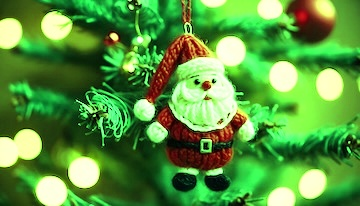
#> input picture pjatk2/santa_zepsuty.jpg, 360 x 206 px
$ python zadanie2.py
#> lines starting #> are read from the running program, lines starting #| are printed output that depends on the picture
import numpy as np
import matplotlib.pyplot as plt
from PIL import Image
# Wczytanie zepsutego obrazu
obraz_zepsuty = Image.open('santa_zepsuty.jpg')
#> obraz_zepsuty is the input picture: PIL image 360x206 RGB; mean R, G, B 87.8, 150.6, 64.4
obraz_array = np.array(obraz_zepsuty)
print("ANALIZA ZEPSUTEGO OBRAZKA")
print(f"Kształt tablicy: {obraz_array.shape}")
#| Kształt tablicy: (206, 360, 3)
print(f"\nŚrednie wartości kanałów:")
print(f" Kanał 0 (R): {obraz_array[:,:,0].mean():.2f}")
#|  Kanał 0 (R): 87.83
print(f" Kanał 1 (G): {obraz_array[:,:,1].mean():.2f}")
#|  Kanał 1 (G): 150.60
print(f" Kanał 2 (B): {obraz_array[:,:,2].mean():.2f}")
#|  Kanał 2 (B): 64.45

obraz_naprawiony = obraz_array.copy()
srednie = [
    obraz_array[:, :, 0].mean(),  #R
    obraz_array[:, :, 1].mean(),  #G
    obraz_array[:, :, 2].mean()   #B
] #wykrycie zepsutego kanału
#> srednie = [87.83, 150.6, 64.45]

kanal_zepsuty = np.argmax(srednie)
#> kanal_zepsuty = 1
print(f"\nZepsuty kanał: {kanal_zepsuty} (0=R, 1=G, 2=B)")
#| Zepsuty kanał: 1 (0=R, 1=G, 2=B)

kanaly_poprawne = [i for i in range(3) if i != kanal_zepsuty]
#> kanaly_poprawne = [0, 2]
wartosc_docelowa = np.mean([srednie[i] for i in kanaly_poprawne]) #wartość referencyjna
#> wartosc_docelowa = 76.14

wspolczynnik = wartosc_docelowa / srednie[kanal_zepsuty]
#> wspolczynnik = 0.506
print(f"Współczynnik skalowania: {wspolczynnik:.3f}")#naprawa kanału
#| Współczynnik skalowania: 0.506

obraz_naprawiony[:, :, kanal_zepsuty] = np.clip(
    obraz_array[:, :, kanal_zepsuty] * wspolczynnik,
    0, 255
).astype(np.uint8)
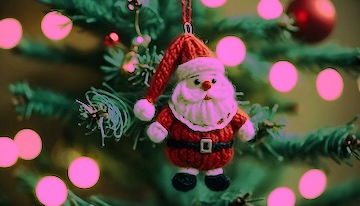
#> obraz_naprawiony: shape (206, 360, 3); mean R, G, B 87.8, 75.6, 64.4

# Wyświetlenie wyników
fig, axes = plt.subplots(1, 2, figsize=(12, 5))
axes[0].imshow(obraz_array)
axes[0].set_title('Zepsuty obraz')
axes[0].axis('off')
axes[1].imshow(obraz_naprawiony)
axes[1].set_title('Naprawiony obraz')
axes[1].axis('off')
plt.tight_layout()
plt.show()
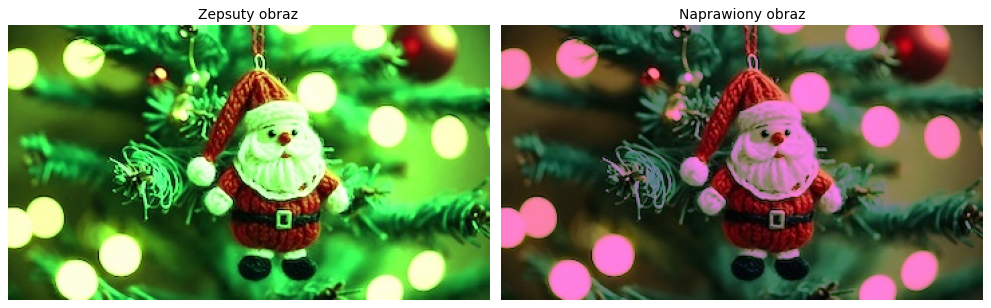
#> figure drawn by matplotlib, 2 panels
